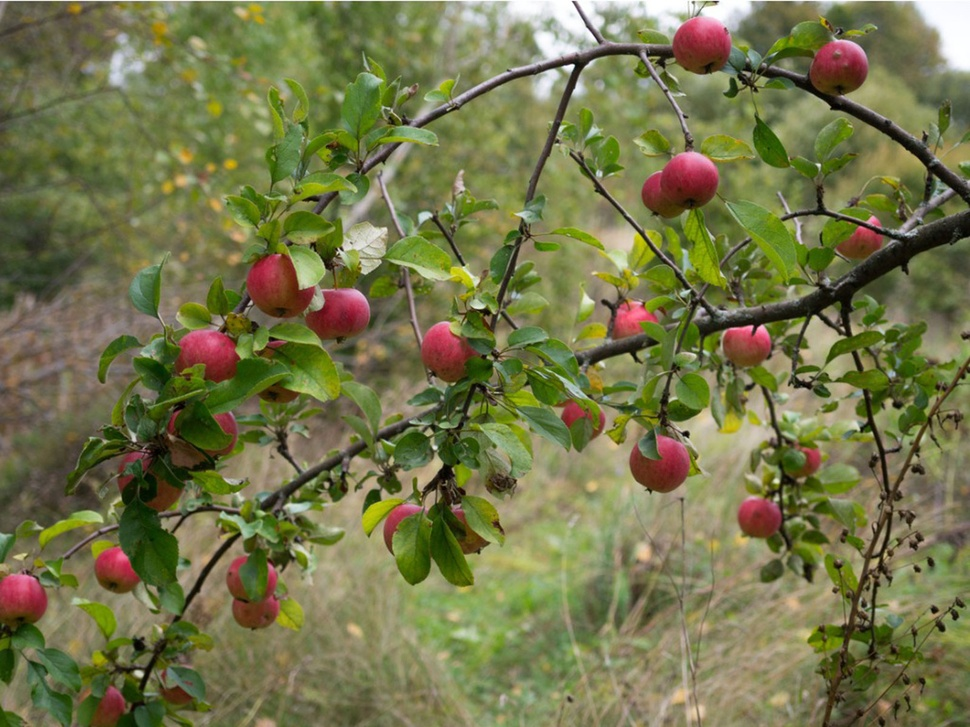
#> input picture Week 1 Getting started/appletree.jpg, 970 x 727 px, shrunk from 1600 x 1200 before the run
$ jupyter execute 'Weekly Project.ipynb'
#> lines starting #> are read from the running program, lines starting #| are printed output that depends on the picture; after the words box and inside, x2 and y2 are one past the last pixel; in counts of white or black regions, pixels touching at a corner belong together
# Weekly project part 1
    Using the image "appletree.jpg"
    A) Can you segment the apples from the tree?
    B) Can you get the computer to count how many there are?
        How close can you get there are 26.
    C) Can you change color of one of them?
    D) Can you segment the leaves?


# Weekly project part 2
    A) Remove the greenscreen and replace the background in "itssp.png"?
    B) Can improve the edge with erroding/dialating?

[cell 1]
import cv2
import numpy as np
import imutils
from matplotlib import pyplot as plt

[cell 2]
path = "appletree.jpg"

[cell 3]
bgr_img = cv2.imread(path)
#> bgr_img is the input picture: shape (727, 970, 3); mean B, G, R 74.3, 117, 116.1
b,g,r = cv2.split(bgr_img)       # get b,g,r
image = cv2.merge([r,g,b])
plt.imshow(image)

[cell 4]
## A) Can you segment the apples from the tree?

bgr_img = cv2.imread(path)
(h, s, v) = cv2.split(bgr_img)

h = h * 0
#> h: shape (727, 970); every value is 0
h = np.clip(h,0,255)

s = s * 1
s = np.clip(s,0,255)

v = v * 1
v = np.clip(v,0,255)

imghsv = cv2.merge([h,s,v])
plt.imshow(imghsv)

[cell 5]
color = cv2.cvtColor(imghsv.copy(), cv2.COLOR_HSV2RGB)
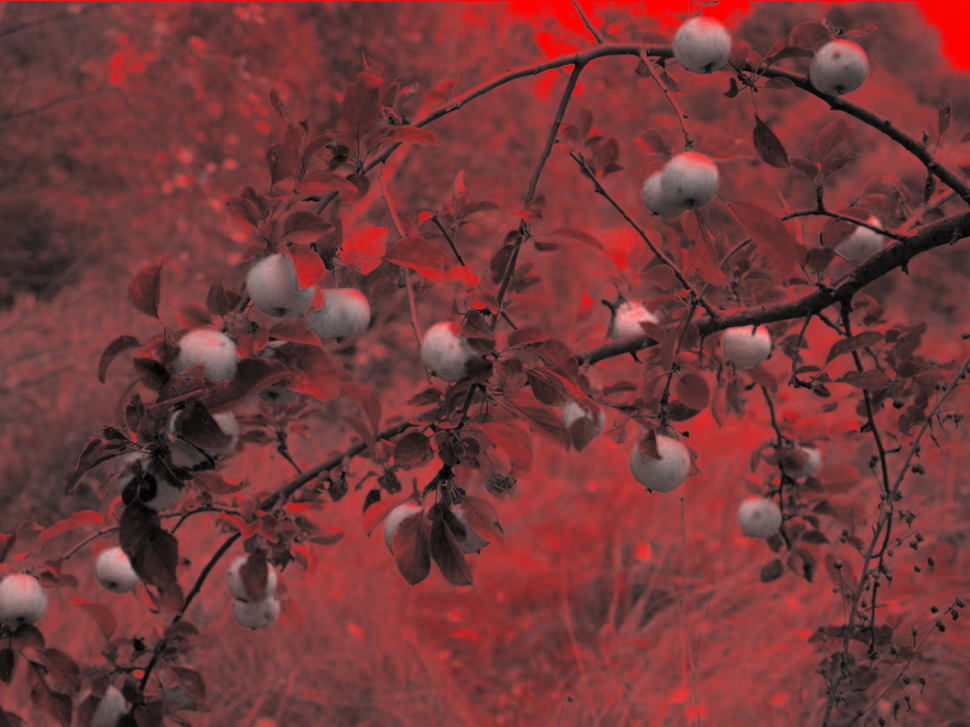
#> color: shape (727, 970, 3); mean R, G, B 116.1, 56.9, 56.9
plt.imshow(color)

[cell 6]
plt.figure(figsize = (16,4))
channel = np.zeros_like(color)
channel[:,:,1] = color[:,:,1]
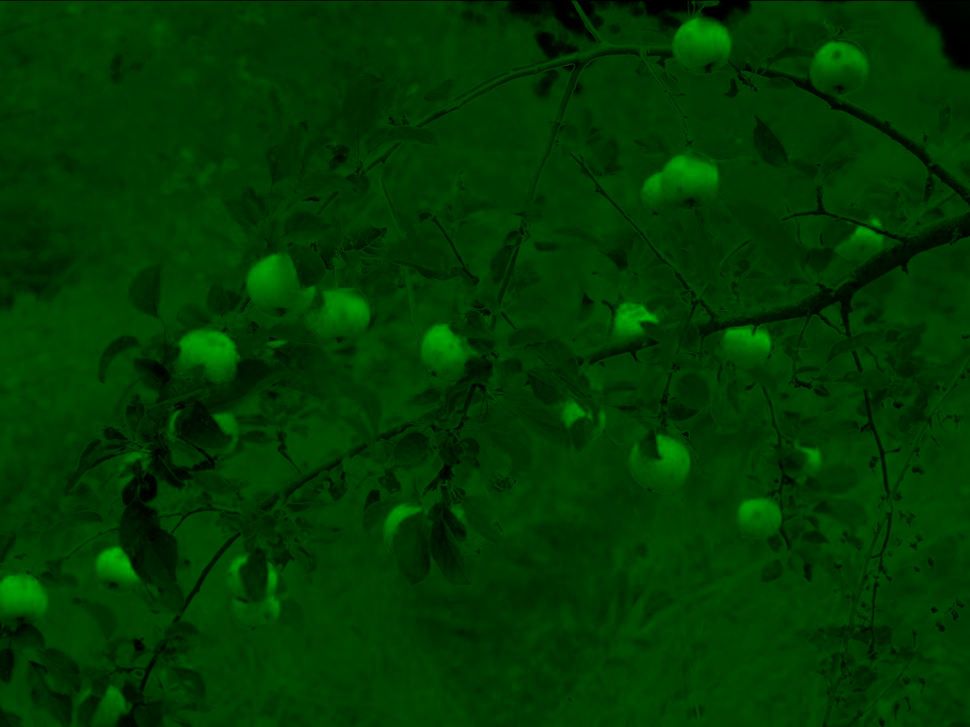
#> channel: shape (727, 970, 3); mean R, G, B 0, 56.9, 0
plt.imshow(channel)
plt.show()

[cell 7]
green_scale = channel[:,:,1]
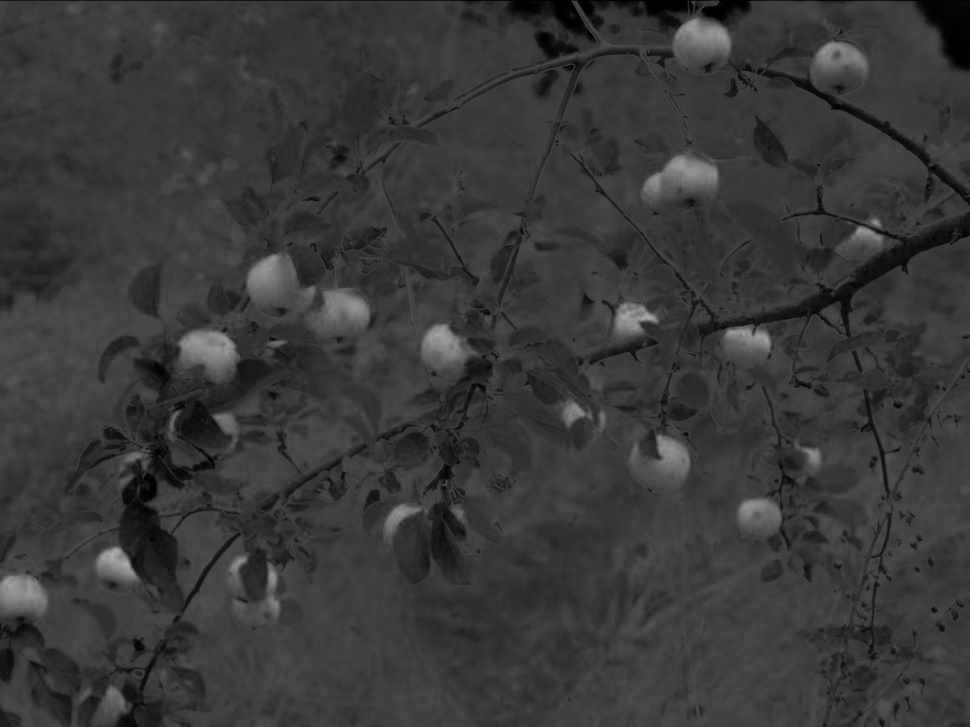
#> green_scale: shape (727, 970); min 0, max 173, mean 56.9
plt.imshow(green_scale, cmap="gray")

[cell 8]
threshold = 90
threshold_value = 255

thresh = cv2.threshold(green_scale.copy(), threshold, threshold_value, cv2.THRESH_BINARY)[1]
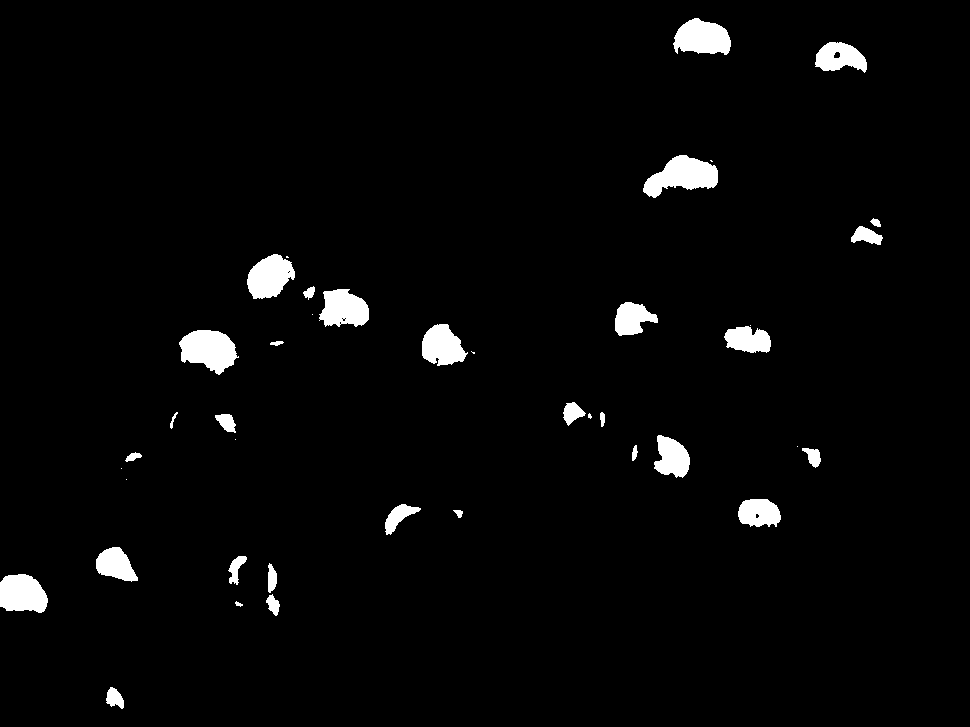
#> thresh: shape (727, 970); 2.8% white; 41 white regions (10 under 20 px), largest, box (x1, y1, x2, y2) and area: (643, 155, 718, 198) 1869, (179, 330, 239, 375) 1799, (673, 18, 731, 55) 1572
plt.imshow(thresh, cmap='gray')

[cell 9]
mask = thresh.copy()
mask = cv2.erode(mask, None, iterations = 5)
#> mask: shape (727, 970); 0.92% white; 19 white regions (5 under 20 px), largest, box (x1, y1, x2, y2) and area: (187, 335, 230, 365) 882, (0, 580, 42, 606) 808, (650, 161, 713, 191) 752
plt.imshow(mask, cmap = 'gray')

[cell 10]
mask = cv2.dilate(mask, None, iterations = 8)
#> mask: shape (727, 970); 3.4% white; 18 white regions
plt.imshow(mask, cmap = 'gray')

[cell 11]
output = cv2.bitwise_and(image, image, mask=mask)
plt.imshow(output)

[cell 12]
## B) Can you get the computer to count how many there are? (26)

cnts = cv2.findContours(mask.copy(), cv2.RETR_EXTERNAL, cv2.CHAIN_APPROX_SIMPLE)
#> cnts = 18 contours; largest, box (x1, y1, x2, y2) and area: (642, 153, 721, 199) 2426, (179, 327, 238, 373) 2220, (672, 17, 733, 56) 1980, (245, 253, 292, 301) 1828, (0, 572, 50, 614) 1821
cnts = imutils.grab_contours(cnts)
print("THE NUMBER OF APPLES MIGHT BE;", len(cnts))
#| THE NUMBER OF APPLES MIGHT BE; 18
output = image.copy()

for c in cnts:
    # draw each contour on the output image with a 3px thick black outline
    cv2.drawContours(output, [c], -1, (0, 0, 0), 5)
#> this loop made 18 passes
#> c on passes 5, 7: [[806, 449], [806, 465], [822, 465], [822, 449]], [[218, 412], [218, 428], [234, 428], [234, 412]]
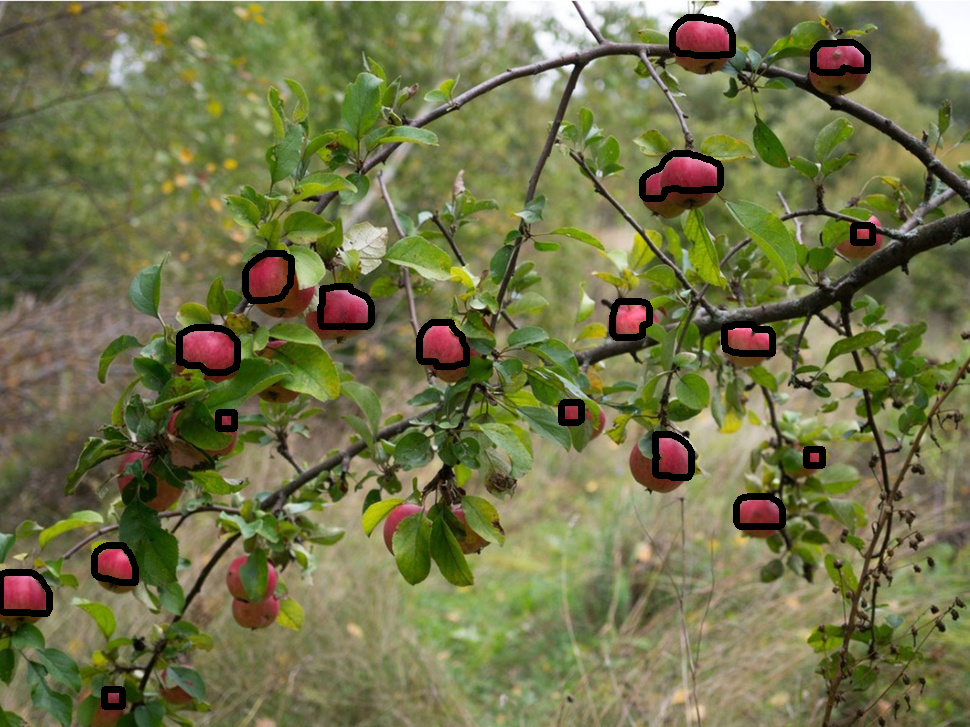
#> output: shape (727, 970, 3); mean R, G, B 113.4, 115, 72.9

plt.imshow(output)

[cell 13]
## C) Can you change color of one of them?
out_c = output.copy()

cv2.fillPoly(out_c, pts =[cnts[12]], color=(0,255,0))
#> out_c: shape (727, 970, 3); 0.26% of pixels changed, all inside (x1, y1, x2, y2) = (320, 286, 372, 327)
plt.imshow(out_c)

[cell 14]
## D) Can you segment the leaves?
plt.imshow(r, cmap="gray")

[cell 15]
threshold = 85
threshold_value = 255

thresh_2 = cv2.threshold(r.copy(), threshold, threshold_value, cv2.THRESH_BINARY_INV)[1]
#> thresh_2: shape (727, 970); 22.1% white; 831 white regions (566 under 20 px), largest, box (x1, y1, x2, y2) and area: (0, 328, 324, 727) 36901, (658, 113, 970, 727) 28211, (243, 337, 501, 586) 13162
plt.imshow(thresh_2)

[cell 16]
thresh_2 = cv2.bitwise_or(thresh_2, g)
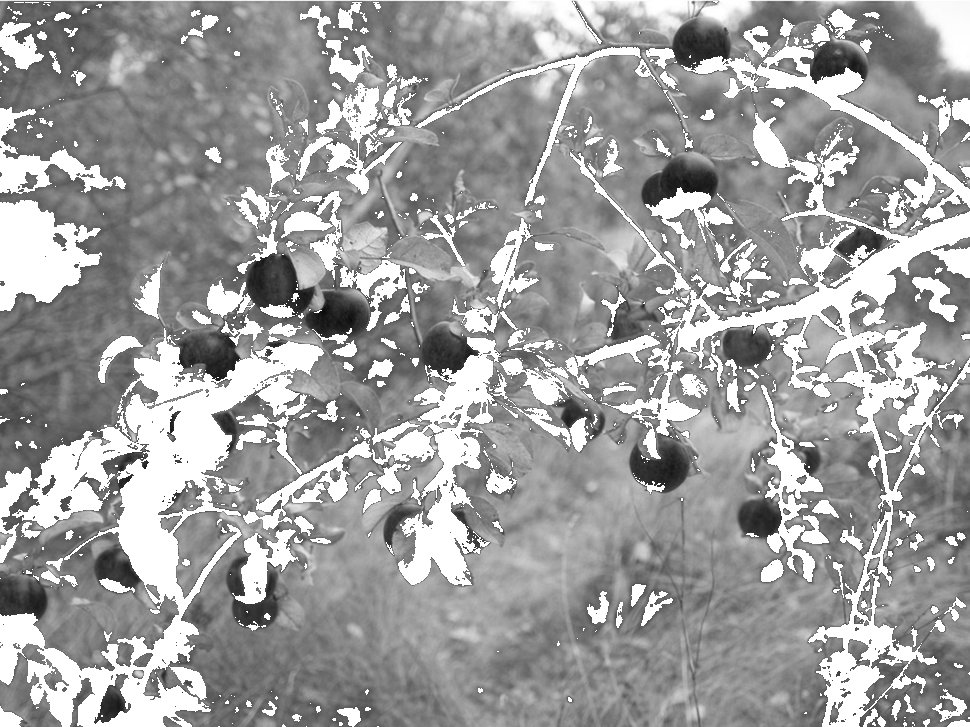
#> thresh_2: shape (727, 970); min 8, max 255, mean 157.7
plt.imshow(thresh_2)
